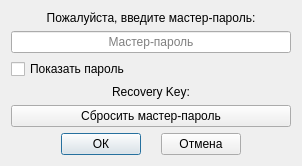
<?xml version="1.0" encoding="UTF-8"?>
<ui version="4.0">
 <class>MasterPasswordDialog</class>
 <widget class="QDialog" name="MasterPasswordDialog">
  <property name="windowTitle">
   <string>Мастер-пароль</string>
  </property>
  <layout class="QVBoxLayout" name="verticalLayout">
   <item>
    <widget class="QLabel" name="label">
     <property name="text">
      <string>Пожалуйста, введите мастер-пароль:</string>
     </property>
     <property name="alignment">
      <set>Qt::AlignCenter</set>
     </property>
    </widget>
   </item>
   <item>
    <widget class="QLineEdit" name="passwordLineEdit">
     <property name="echoMode">
      <enum>QLineEdit::Password</enum>
     </property>
     <property name="placeholderText">
      <string>Мастер-пароль</string>
     </property>
     <property name="alignment">
      <set>Qt::AlignCenter</set>
     </property>
    </widget>
   </item>
   <item>
    <widget class="QCheckBox" name="showPasswordCheckBox">
     <property name="text">
      <string>Показать пароль</string>
     </property>
     <property name="checked">
      <bool>false</bool>
     </property>
    </widget>
   </item>
   <item>
    <widget class="QLabel" name="recoveryKeyLabel">
     <property name="text">
      <string>Recovery Key:</string>
     </property>
     <property name="alignment">
      <set>Qt::AlignCenter</set>
     </property>
     <property name="visible">
      <bool>false</bool>
     </property>
    </widget>
   </item>
   <item>
    <widget class="QPushButton" name="resetPasswordButton">
     <property name="text">
      <string>Сбросить мастер-пароль</string>
     </property>
     <property name="visible">
      <bool>false</bool>
     </property>
    </widget>
   </item>
   <item>
    <layout class="QHBoxLayout" name="buttonLayout">
     <property name="spacing">
      <number>20</number>
     </property>
     <property name="leftMargin">
      <number>50</number>
     </property>
     <property name="topMargin">
      <number>0</number>
     </property>
     <property name="rightMargin">
      <number>50</number>
     </property>
     <property name="bottomMargin">
      <number>0</number>
     </property>
     <item>
      <widget class="QPushButton" name="okButton">
       <property name="text">
        <string>ОК</string>
       </property>
       <property name="default">
        <bool>true</bool>
       </property>
      </widget>
     </item>
     <item>
      <widget class="QPushButton" name="cancelButton">
       <property name="text">
        <string>Отмена</string>
       </property>
      </widget>
     </item>
    </layout>
   </item>
  </layout>
 </widget>
 <connections/>
</ui>
